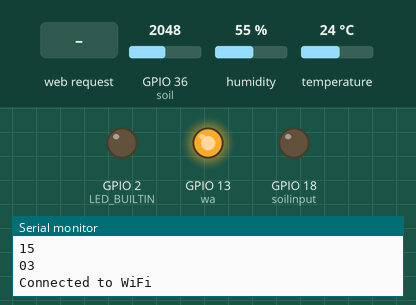
Bench run of a sketch on a simulated ESP32. Shown: output pins drawn as LEDs (lit = HIGH), the last lines printed to the serial monitor. The test bench sets the inputs (shaded band); at power-on: GPIO 36 (soil) = 2048, humidity 55 %, temperature 24 °C. WiFi joins after 1.5 s; servers stay silent unless stated; network time is answered at once with the bench clock; the local clock reads 2024-03-15 10:24:30 at power-on unless the sketch sets it.

Above: at 9.8 s.
9.9 s: HTTP request GET / received
At 10.8 s:
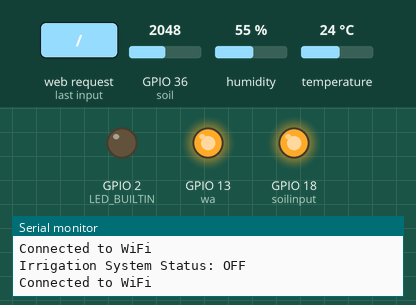
11.4 s: HTTP request GET /systemon received
At 12.0 s:
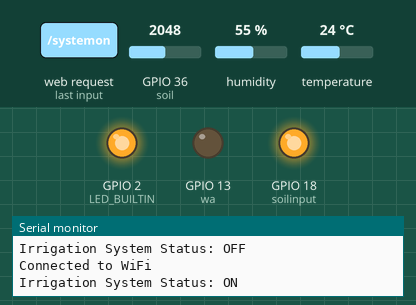
12.9 s: HTTP request GET /systemoff received
At 14.2 s:
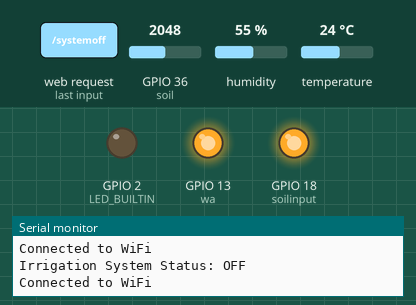
Timing chart, 0 to 15.9 s (numbered marks = the images above; inputs shaded):
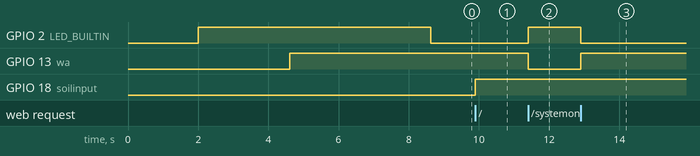

The sketch:

Gardening_WebServer.ino
```cpp
#include<Wire.h>
#include<WiFi.h>
#include <WebServer.h>
#include <WiFiClient.h>
#include <DHT.h>
#include <NTPClient.h>
#include <WiFiUdp.h>
WiFiUDP ntpUDP;
NTPClient timeClient(ntpUDP);
const char* ssid="Enter your router's SSID name"; //Enter your router's SSID
const char* pass= "Enter your router's password"; // Enter your router's password
const char* ssid1 = "Irrigation System";  // Enter SSID for Web Server here
const char* password1= "12345678";  //Enter Password for Web Server here
/* Put IP Address details */
IPAddress local_ip(192,168,1,1);
IPAddress gateway(192,168,1,1);
IPAddress subnet(255,255,255,252);
WebServer server(8888);
WiFiClient  client;
const char* thingspeak_key = "Enter your thingspeak's Write API key";
#define dhtpin 23
DHT dht(dhtpin,DHT22);
bool pinstatus = LOW;
float air_hum=0;
float temp=0;
float soil_hum=0;
int n=0;
float a=2000;
int i=0;
int l=0;
String formattedDate;
String dayStamp;
int timeStamp;
int timeStamp1;
String mo;
String te="";
String ai="";
String s="";
int split1;
int split2;
float counter=0;
int wa=13;
int soil=36;
float kol=0;
#define soilinput 18
int days=3600;
float x[2];
float soil_hum1=0;
float soil_hum2=0;
TaskHandle_t Task1;

void setup() {
Wire.begin();
Serial.begin(9600);
delay(500);
WiFi.mode(WIFI_AP_STA);
WiFi.begin(ssid,pass);
  while (WiFi.status() != WL_CONNECTED) {
  delay(500);
  pinMode(LED_BUILTIN,OUTPUT);
  digitalWrite(LED_BUILTIN,LOW);
  Serial.println("Connecting to WiFi");
  delay(1000);
  }
  Serial.println("Connected to WiFi");
  digitalWrite(LED_BUILTIN,HIGH);
delay(2000);
WiFi.softAP(ssid1, password1);
  WiFi.softAPConfig(local_ip, gateway, subnet);
  delay(100);
  server.on("/", handle_OnConnect);
  server.on("/systemon", handle_systemon);
  server.on("/systemoff", handle_systemoff);
  server.onNotFound(handle_NotFound);

  server.begin();

   xTaskCreatePinnedToCore(
                    irrigation,   /* Task function. */
                    "Task1",     /* name of task. */
                    10000,       /* Stack size of task */
                    NULL,        /* parameter of the task */
                    1,           /* priority of the task */
                    &Task1,      /* Task handle to keep track of created task */
                    0);          /* pin task to core 0 */
  delay(500);
  pinMode(wa,OUTPUT);
digitalWrite(wa,HIGH);
timeClient.begin();
timeClient.setTimeOffset(3*3600); // change your time offset based on where you live. The time zone is GMT so you have to know what zone you are in
pinMode(soilinput,OUTPUT);
digitalWrite(soilinput,LOW);
pinMode(soil,INPUT);
delay(2000);
 while(!timeClient.update()) {
    timeClient.forceUpdate();
  }
timeStamp=timeClient.getHours();
timeStamp1=timeClient.getMinutes();
Serial.print(timeStamp);
Serial.print(":");
Serial.print(timeStamp1);
Serial.println("");
formattedDate = timeClient.getFormattedDate();

split1 = formattedDate.indexOf("-");
dayStamp=formattedDate.substring(split1 + 1);
split2=dayStamp.indexOf("-");
mo=dayStamp.substring(0,split2);
split1 = mo.indexOf("-");
dayStamp=formattedDate.substring(8,split1);
split2=dayStamp.indexOf("T");
dayStamp=dayStamp.substring(0,split2);
Serial.println(dayStamp);
Serial.println(mo);
delay(2000);
digitalWrite(LED_BUILTIN,LOW);
}

void loop() {

   server.handleClient();
  if(pinstatus)
  {
    digitalWrite(wa, LOW);
      digitalWrite(LED_BUILTIN, HIGH);
  }
  else
  {
    digitalWrite(wa, HIGH);
  digitalWrite(LED_BUILTIN, LOW);
  }
}


void handle_systemoff() {
  pinstatus = LOW;
  digitalWrite(wa,HIGH);
  digitalWrite(LED_BUILTIN,LOW);
  digitalWrite(soilinput,HIGH);
  kol=0;
   for(i=0;i<=20;i++)
  {
    kol=kol+analogRead(soil)*100/a;
  }
  while(digitalRead(wa)==0)
{
digitalWrite(wa,HIGH);
}
  kol=kol/20;
  s=+kol;
  Serial.println("Irrigation System Status: OFF");
  server.send(200, "text/html", SendHTML(false));
}
void handle_NotFound(){
  server.send(404, "text/plain", "Not found");
}

void handle_systemon() {
  pinstatus = HIGH;
  digitalWrite(wa,LOW);
  digitalWrite(LED_BUILTIN,HIGH);
  dht.begin();
  temp=0;
  air_hum=0;
  temp=dht.readTemperature();
  air_hum=dht.readHumidity();
  te=+temp;
  ai=+air_hum;
  Serial.println("Irrigation System Status: ON");

  server.send(200, "text/html", SendHTML(true));
}
void handle_OnConnect() {
  pinstatus = LOW;
  digitalWrite(wa,HIGH);
  digitalWrite(LED_BUILTIN,LOW);
  digitalWrite(soilinput,HIGH);
  kol=0;
  for(i=0;i<=20;i++)
  {
    kol=kol+analogRead(soil)*100/a;
  }
  while(digitalRead(wa)==0)
{
digitalWrite(wa,HIGH);
}
  kol=kol/20;
  s=+kol;
  Serial.println("Irrigation System Status: OFF");
  server.send(200, "text/html", SendHTML(pinstatus));
}
String SendHTML(uint8_t pinst)
{
  String ptr = "<!DOCTYPE html> <html>\n";
  ptr +="<head><meta name=\"viewport\" content=\"width=device-width, initial-scale=1.0, user-scalable=no\">\n";
  ptr +="<title>Irrigtion System</title>\n";
  ptr +="<style>html { font-family: Helvetica; display: inline-block; margin: 0px auto; text-align: center;}\n";
  ptr +="body{margin-top: 50px;} h1 {color: #444444;margin: 50px auto 30px;} h3 {color: #444444;margin-bottom: 50px;}\n";
  ptr +=".button {display: block;width: 80px;background-color: #3498db;border: none;color: white;padding: 13px 30px;text-decoration: none;font-size: 25px;margin: 0px auto 35px;cursor: pointer;border-radius: 4px;}\n";
  ptr +=".button-on {background-color: #3498db;}\n";
  ptr +=".button-on:active {background-color: #2980b9;}\n";
  ptr +=".button-off {background-color: #34495e;}\n";
  ptr +=".button-off:active {background-color: #2c3e50;}\n";
  ptr +="p {font-size: 09px;color: #888;margin-bottom: 10px;}\n";
  ptr +="</style>\n";
  ptr +="</head>\n";
  ptr +="<body>\n";
  ptr +="<h3>Soil Humidity: "+s+" %"+"</h3>\n";

  if(pinst)
  {ptr +="<p>System Status: ON</p><a class=\"button button-off\" href=\"/systemoff\">OFF</a>\n";
   ptr+="<h3>Temperature: "+te+" C"+"</h3>\n";
   ptr +="<h3>Air Humidity: "+ai+" %"+"</h3>\n";
  }
  else
  {ptr +="<p>System Status: OFF</p><a class=\"button button-on\" href=\"/systemon\">ON</a>\n";}
  ptr +="<h3>Soil Humidity: "+s+" %"+"</h3>\n";
  ptr +="</body>\n";
  ptr +="</html>\n";
  return ptr;
}

void irrigation( void * parameter)
{
  for(;;)
  {
   timeStamp=timeClient.getHours();
if (timeStamp==16)
{
  l=0;
}
if(timeStamp==17)
{
  if(l==0)
  {
  digitalWrite(soilinput,HIGH);
  digitalWrite(LED_BUILTIN,HIGH);
delay(200);
air_hum=0;
temp=0;
counter=0;
l=1;
  for(i=1;i<=100;i++)
  {
counter=counter+analogRead(soil);
  delay(100);
  }
  digitalWrite(soilinput,LOW);
  soil_hum=counter/100;
  soil_hum=soil_hum*100/a;
  Serial.print(soil_hum);
  Serial.print(" %");
  Serial.println("");
  Serial.println("Let's start watering the plants");
i=0;
timeStamp1=timeClient.getMinutes();
  while(soil_hum<80)
  {
    digitalWrite(wa,LOW);
    delay(60000*5);
    digitalWrite(soilinput,HIGH);
     soil_hum1=analogRead(soil);
    soil_hum=soil_hum1*100/a;
    x[i]=soil_hum;
    delay(200);
     Serial.print(soil_hum);
  Serial.print(" %");
  Serial.println("");
    digitalWrite(soilinput,LOW);
    i=i+1;
    if (i==2)
    {
      soil_hum2=(x[0]+x[1])/2;
      soil_hum2=soil_hum2*100/a;

    if (soil_hum2 <=10)
    {
      Serial.println("Replace Soil Sensor");
    }
  }
   if (timeClient.getMinutes()-timeStamp1>=11)
    {
      soil_hum=1000;
    }
  }
  delay(400);
  Serial.println(digitalRead(wa));
while(digitalRead(wa)==0)
{

digitalWrite(wa,HIGH);
Serial.println(digitalRead(wa));
}
delay(4000);
if (soil_hum>100 and soil_hum<1000)
{
  a=(a+soil_hum1)/2;
  Serial.println(a);
}
dht.begin();
delay(200);
for(i=1;i<=50;i++)
{
  air_hum=air_hum+dht.readHumidity();
  temp=temp+dht.readTemperature();
}
 air_hum=air_hum/50;
  temp=temp/50;
 Serial.print(air_hum);
 Serial.print(" %");
 Serial.println("");
  Serial.print(temp);
  Serial.print(" C");
  Serial.println("");


WiFiClient client;
  if (!client.connect("api.thingspeak.com", 80)) {
    return;
  }
  String url = "/update?key=";
  url += thingspeak_key;
  url += "&field1=";
  url +=  temp;
  url += "&field2=";
  url += air_hum;
  url += "&field3=";
   url += soil_hum;
    url += "&field4=";
   url += soil_hum1;
 client.print(String("GET ") + url + " HTTP/1.1\r\n" +
               "Host: api.thingspeak.com\r\n" +
               "Connection: close\r\n\r\n");
  client.stop();
  digitalWrite(LED_BUILTIN,LOW);
  delay(500);
}
}

WiFi.begin(ssid,pass);
  while (WiFi.status() != WL_CONNECTED) {
  delay(500);
  Serial.println("Connecting to WiFi");
  delay(1000);
  }
  Serial.println("Connected to WiFi");
delay(2000);
  }

}
```

Measured:
- after the input at 9.9 s, GPIO 18 (soilinput): LOW → HIGH at once
- after the input at 11.4 s, GPIO 2 (LED_BUILTIN): LOW → HIGH at once; GPIO 13 (wa): HIGH → LOW at once
- after the input at 12.9 s, GPIO 2 (LED_BUILTIN): HIGH → LOW at once; GPIO 13 (wa): LOW → HIGH at once
